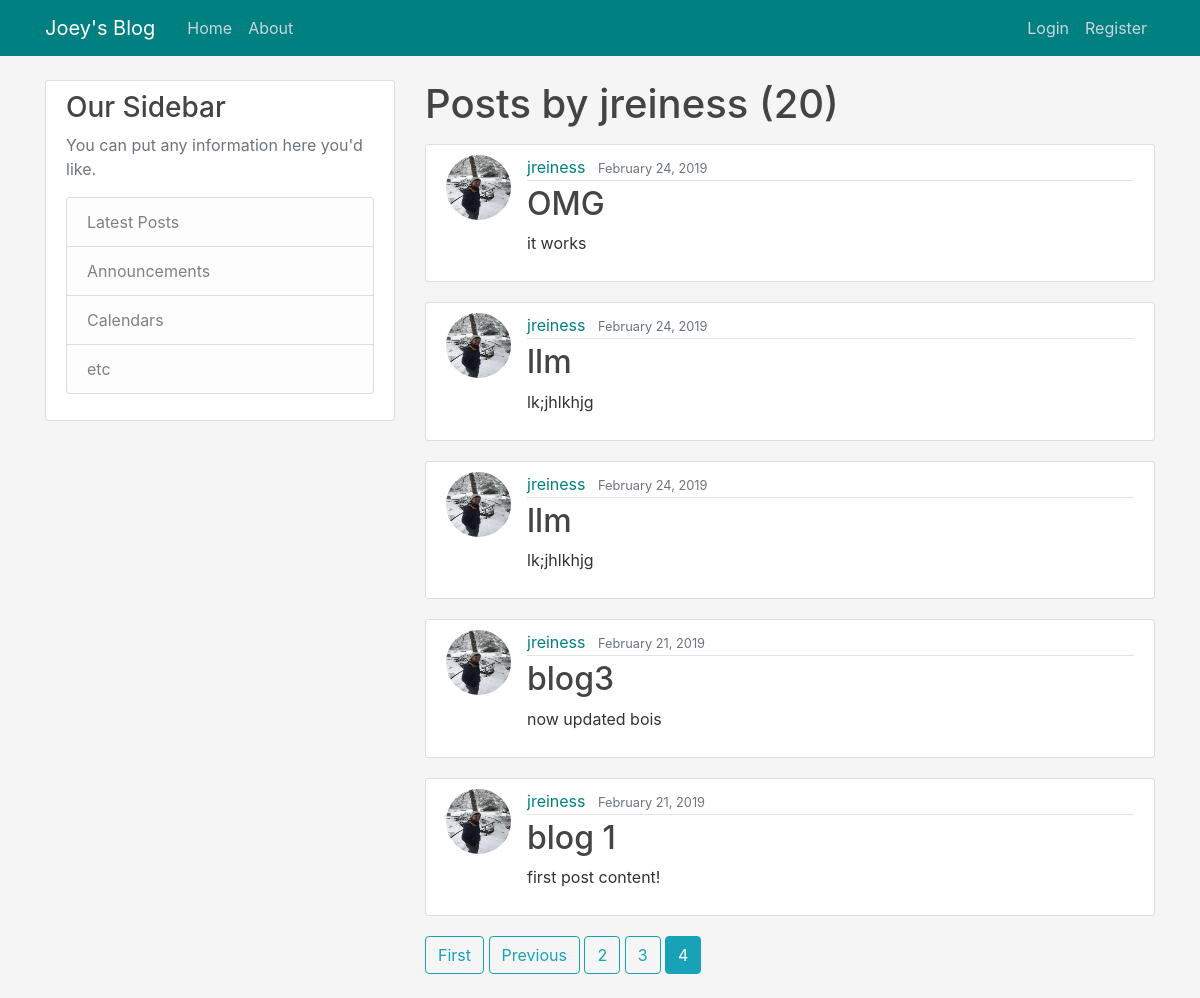
Screenshot of /user/jreiness/?page=4 with the database file from the repository.
### blog/models.py (models this page shows, shortened)
class Post(models.Model):
    title = models.CharField(max_length=100)
    content = models.TextField()
    date_posted = models.DateTimeField(default=timezone.now)
    author = models.ForeignKey(User, on_delete=models.CASCADE) #on_delete says what to do if user is deleted - what happens to post?

### users/models.py (models this page shows, shortened)
class Profile(models.Model):
    user = models.OneToOneField(User, on_delete=models.CASCADE)
    image = models.ImageField(default='default.jpg',upload_to='profile_pics')
    bio = models.TextField(default='I should really write a bio...', max_length=100)

### blog/views.py (the view)
# urls.py: path('user/<str:username>/', UserPostListView.as_view(), name='user-posts'),
class UserPostListView(ListView):
    model = Post
    template_name = 'blog/user_posts.html' #by default looks for app/model_type.html, e.g. blog/post_list.html
    context_object_name = 'posts' #the name to be referenced in template, by default it sends object_list
    paginate_by = 5
    def get_queryset(self):
        user = get_object_or_404(User, username=self.kwargs.get('username'))
        return Post.objects.filter(author=user).order_by('-date_posted')

### blog/templates/blog/user_posts.html (shortened to what this page needs)
{% extends 'blog/base.html'%}
{% block content %}
	<h1 class="mb-3">Posts by {{ view.kwargs.username  }} ({{ page_obj.paginator.count }})</h1>
	{% for post in posts %}
		<article class="media content-section">
			<img class="rounded-circle article-img" src="{{ post.author.profile.image.url }}">
		  <div class="media-body">
			<div class="article-metadata">
				<a class="mr-2" href="{% url 'user-posts' post.author.username %}">{{ post.author }}</a>
			  <small class="text-muted">{{ post.date_posted|date:"F j, Y" }}</small>
			</div>
			<h2><a class="article-title" href="{% url 'post-detail' post.id %}">{{ post.title }}</a></h2>
			<p class="article-content">{{ post.content }}</p>
		  </div>
		</article>
	{% endfor %}
	{% if is_paginated %}
		{% if page_obj.has_previous %}
			<a class="btn btn-outline-info mb-4" href="?page=1">First</a>
			<a class="btn btn-outline-info mb-4" href="?page={{ page_obj.previous_page_number }}">Previous</a>
		{% endif %}
		{% for num in page_obj.paginator.page_range %}
			{% if page_obj.number == num %}
				<a class="btn btn-info mb-4" href="?page={{ num }}">{{ num }}</a>
			{% elif num > page_obj.number|add:'-3' and num < page_obj.number|add:'3' %}
				<a class="btn btn-outline-info mb-4" href="?page={{ num }}">{{ num }}</a>
			{% endif %}
		{% endfor %}
	{% endif %}
{% endblock content %}

### blog/static/blog/main.css (style rules this page uses)
body { background: WhiteSmoke; color: #333333; margin-top: 5rem; }
h1, h2, h3, h4, h5, h6 { color: #444444; }
.content-section { background: #ffffff; padding: 10px 20px; border: 1px solid #dddddd; border-radius: 3px; margin-bottom: 20px; }
.article-title { color: #444444; }
a.mr-2 { color: Teal; }
.article-content { white-space: pre-line; }
.article-img { height: 65px; width: 65px; margin-right: 16px; }
.article-metadata { padding-bottom: 1px; margin-bottom: 4px; border-bottom: 1px solid #e3e3e3 }

### rows the page displays
Post: author.profile.image (picture), author "jreiness", date_posted "February 24, 2019", title "OMG", content "it works"
Post: author.profile.image (picture), author "jreiness", date_posted "February 24, 2019", title "llm", content "lk;jhlkhjg"
Post: author.profile.image (picture), author "jreiness", date_posted "February 24, 2019", title "llm", content "lk;jhlkhjg"
Post: author.profile.image (picture), author "jreiness", date_posted "February 21, 2019", title "blog3", content "now updated bois"
Post: author.profile.image (picture), author "jreiness", date_posted "February 21, 2019", title "blog 1", content "first post content!"

### other values shown
{{ view.kwargs.username }} "jreiness"
{{ page_obj.paginator.count }} "20"
{{ num }} "2" "3"
{{ num }} "4"
